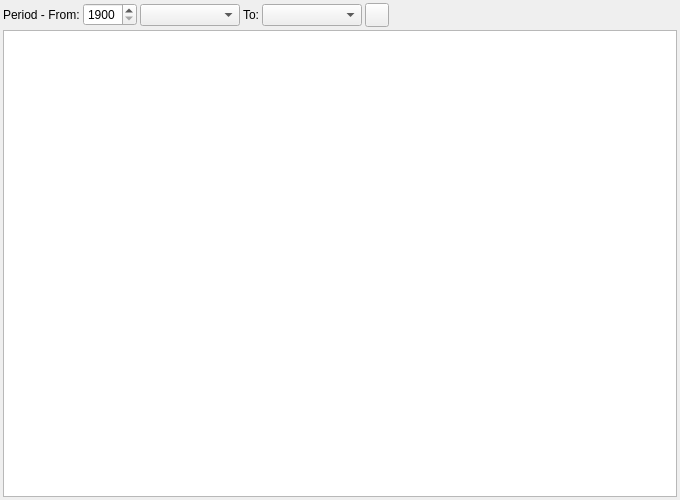
<?xml version="1.0" encoding="UTF-8"?>
<ui version="4.0">
 <class>ACC_CostCenterBalanceReportWidget</class>
 <widget class="QWidget" name="ACC_CostCenterBalanceReportWidget">
  <property name="geometry">
   <rect>
    <x>0</x>
    <y>0</y>
    <width>680</width>
    <height>500</height>
   </rect>
  </property>
  <property name="windowTitle">
   <string>Dialog</string>
  </property>
  <layout class="QGridLayout" name="gridLayout_2">
   <property name="leftMargin">
    <number>3</number>
   </property>
   <property name="topMargin">
    <number>3</number>
   </property>
   <property name="rightMargin">
    <number>3</number>
   </property>
   <property name="bottomMargin">
    <number>3</number>
   </property>
   <property name="spacing">
    <number>3</number>
   </property>
   <item row="0" column="0">
    <layout class="QHBoxLayout" name="horizontalLayout_2">
     <item>
      <widget class="QLabel" name="label">
       <property name="text">
        <string>Period - From:</string>
       </property>
      </widget>
     </item>
     <item>
      <widget class="QSpinBox" name="sbFromYear">
       <property name="minimumSize">
        <size>
         <width>50</width>
         <height>0</height>
        </size>
       </property>
       <property name="minimum">
        <number>1900</number>
       </property>
       <property name="maximum">
        <number>2999</number>
       </property>
      </widget>
     </item>
     <item>
      <widget class="QComboBox" name="cbFromMonth">
       <property name="minimumSize">
        <size>
         <width>100</width>
         <height>0</height>
        </size>
       </property>
      </widget>
     </item>
     <item>
      <widget class="QLabel" name="lblTo">
       <property name="text">
        <string>To:</string>
       </property>
      </widget>
     </item>
     <item>
      <widget class="QComboBox" name="cbToMonth">
       <property name="minimumSize">
        <size>
         <width>100</width>
         <height>0</height>
        </size>
       </property>
      </widget>
     </item>
     <item>
      <widget class="QToolButton" name="pbRefresh">
       <property name="minimumSize">
        <size>
         <width>24</width>
         <height>24</height>
        </size>
       </property>
       <property name="maximumSize">
        <size>
         <width>24</width>
         <height>24</height>
        </size>
       </property>
       <property name="toolTip">
        <string>Refresh trial balance</string>
       </property>
       <property name="text">
        <string/>
       </property>
       <property name="icon">
        <iconset resource="../../../db/src/gui/db.qrc">
         <normaloff>:/images/icons/arrow_refresh.png</normaloff>:/images/icons/arrow_refresh.png</iconset>
       </property>
      </widget>
     </item>
     <item>
      <spacer name="horizontalSpacer_2">
       <property name="orientation">
        <enum>Qt::Horizontal</enum>
       </property>
       <property name="sizeHint" stdset="0">
        <size>
         <width>40</width>
         <height>20</height>
        </size>
       </property>
      </spacer>
     </item>
    </layout>
   </item>
   <item row="1" column="0">
    <widget class="RB_TextEdit" name="teCostCenter"/>
   </item>
  </layout>
 </widget>
 <customwidgets>
  <customwidget>
   <class>RB_TextEdit</class>
   <extends>QTextEdit</extends>
   <header location="global">rb_textedit.h</header>
  </customwidget>
 </customwidgets>
 <tabstops>
  <tabstop>sbFromYear</tabstop>
  <tabstop>cbFromMonth</tabstop>
  <tabstop>cbToMonth</tabstop>
  <tabstop>pbRefresh</tabstop>
 </tabstops>
 <resources>
  <include location="../../../db/src/gui/db.qrc"/>
 </resources>
 <connections/>
</ui>
